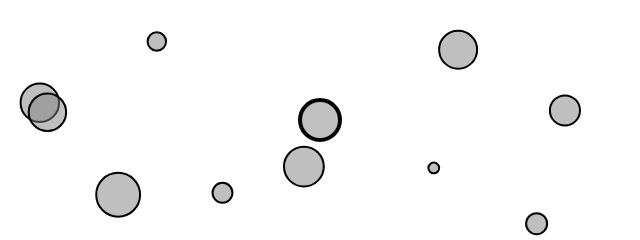
Frame 1 (no input)
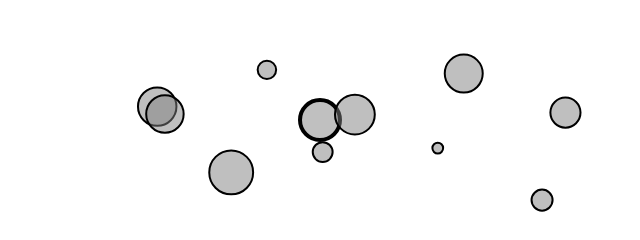
Frame 60 (no input)
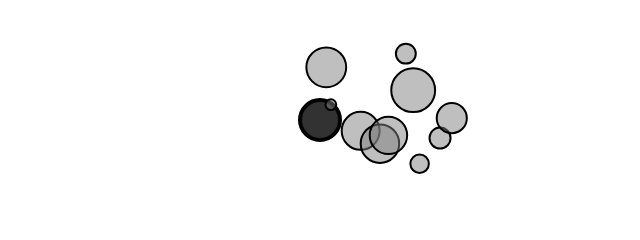
Frame 120 (the mouse pressed at the canvas centre since frame 60)

The p5.js sketch that drew these frames (run headless with seeded random() and noise() and a simulated clock; from frame 60 on, the mouse is pressed at the canvas centre):

// p5.js sketch
// ── sketch.js
// The Nature of Code
// Daniel Shiffman
// http://natureofcode.com
let movers = [];

let attractor;

function setup() {
  createCanvas(640, 240);
  for (let i = 0; i < 10; i++) {
    movers[i] = new Mover(random(width), random(height), random(0.5, 3));
  }
  attractor = new Attractor();
}

function draw() {
  background(255);

  attractor.show();

  for (let i = 0; i < movers.length; i++) {
    let force = attractor.attract(movers[i]);
    movers[i].applyForce(force);

    movers[i].update();
    movers[i].show();
  }
}

function mouseMoved() {
  attractor.handleHover(mouseX, mouseY);
}

function mousePressed() {
  attractor.handlePress(mouseX, mouseY);
}

function mouseDragged() {
  attractor.handleHover(mouseX, mouseY);
  attractor.handleDrag(mouseX, mouseY);
}

function mouseReleased() {
  attractor.stopDragging();
}

// ── attractor.js
// The Nature of Code
// Daniel Shiffman
// http://natureofcode.com

// An object for a draggable attractive body in our world

class Attractor {
  constructor() {
    this.position = createVector(width / 2, height / 2);
    this.mass = 20;
    this.G = 1;
    this.dragOffset = createVector(0, 0);
    this.dragging = false;
    this.rollover = false;
  }

  attract(mover) {
    // Calculate direction of force
    let force = p5.Vector.sub(this.position, mover.position);
    // Distance between objects
    let distance = force.mag();
    // Limiting the distance to eliminate "extreme" results for very close or very far objects
    distance = constrain(distance, 5, 25);

    // Calculate gravitional force magnitude
    let strength = (this.G * this.mass * mover.mass) / (distance * distance);
    // Get force vector --> magnitude * direction
    force.setMag(strength);
    return force;
  }

  // Method to display
  show() {
    strokeWeight(4);
    stroke(0);
    if (this.dragging) {
      fill(50);
    } else if (this.rollover) {
      fill(100);
    } else {
      fill(175, 200);
    }
    circle(this.position.x, this.position.y, this.mass * 2);
  }

  // The methods below are for mouse interaction
  handlePress(mx, my) {
    let d = dist(mx, my, this.position.x, this.position.y);
    if (d < this.mass) {
      this.dragging = true;
      this.dragOffset.x = this.position.x - mx;
      this.dragOffset.y = this.position.y - my;
    }
  }

  handleHover(mx, my) {
    let d = dist(mx, my, this.position.x, this.position.y);
    if (d < this.mass) {
      this.rollover = true;
    } else {
      this.rollover = false;
    }
  }

  stopDragging() {
    this.dragging = false;
  }

  handleDrag(mx, my) {
    if (this.dragging) {
      this.position.x = mx + this.dragOffset.x;
      this.position.y = my + this.dragOffset.y;
    }
  }
}
// ── mover.js
// The Nature of Code
// Daniel Shiffman
// http://natureofcode.com

class Mover {
  constructor(x, y, mass) {
    this.mass = mass;
    this.radius = mass * 8;
    this.position = createVector(x, y);
    this.velocity = createVector(1, 0);
    this.acceleration = createVector(0, 0);
  }
  // Newton's 2nd law: F = M * A
  // or A = F / M
  applyForce(force) {
    let f = p5.Vector.div(force, this.mass);
    this.acceleration.add(f);
  }

  update() {
    // Velocity changes according to acceleration
    this.velocity.add(this.acceleration);
    // position changes by velocity
    this.position.add(this.velocity);
    // We must clear acceleration each frame
    this.acceleration.mult(0);
  }

  show() {
    stroke(0);
    strokeWeight(2);
    fill(127, 127);
    circle(this.position.x, this.position.y, this.radius * 2);
  }
}
